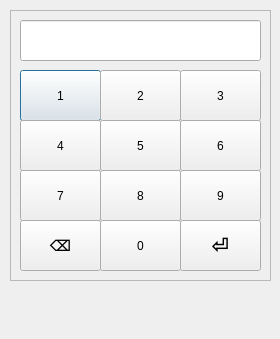
<?xml version="1.0" encoding="UTF-8"?>
<ui version="4.0">
 <class>KeyPad</class>
 <widget class="QDialog" name="KeyPad">
  <property name="geometry">
   <rect>
    <x>0</x>
    <y>0</y>
    <width>280</width>
    <height>339</height>
   </rect>
  </property>
  <property name="windowTitle">
   <string>Dialog</string>
  </property>
  <widget class="QFrame" name="frame">
   <property name="geometry">
    <rect>
     <x>10</x>
     <y>10</y>
     <width>261</width>
     <height>271</height>
    </rect>
   </property>
   <property name="frameShape">
    <enum>QFrame::StyledPanel</enum>
   </property>
   <property name="frameShadow">
    <enum>QFrame::Raised</enum>
   </property>
   <widget class="QPushButton" name="pushButton_01">
    <property name="geometry">
     <rect>
      <x>10</x>
      <y>60</y>
      <width>81</width>
      <height>51</height>
     </rect>
    </property>
    <property name="text">
     <string>1</string>
    </property>
   </widget>
   <widget class="QPushButton" name="pushButton_02">
    <property name="geometry">
     <rect>
      <x>90</x>
      <y>60</y>
      <width>81</width>
      <height>51</height>
     </rect>
    </property>
    <property name="text">
     <string>2</string>
    </property>
   </widget>
   <widget class="QPushButton" name="pushButton_03">
    <property name="geometry">
     <rect>
      <x>170</x>
      <y>60</y>
      <width>81</width>
      <height>51</height>
     </rect>
    </property>
    <property name="text">
     <string>3</string>
    </property>
   </widget>
   <widget class="QPushButton" name="pushButton_04">
    <property name="geometry">
     <rect>
      <x>10</x>
      <y>110</y>
      <width>81</width>
      <height>51</height>
     </rect>
    </property>
    <property name="text">
     <string>4</string>
    </property>
   </widget>
   <widget class="QPushButton" name="pushButton_05">
    <property name="geometry">
     <rect>
      <x>90</x>
      <y>110</y>
      <width>81</width>
      <height>51</height>
     </rect>
    </property>
    <property name="text">
     <string>5</string>
    </property>
   </widget>
   <widget class="QPushButton" name="pushButton_06">
    <property name="geometry">
     <rect>
      <x>170</x>
      <y>110</y>
      <width>81</width>
      <height>51</height>
     </rect>
    </property>
    <property name="text">
     <string>6</string>
    </property>
   </widget>
   <widget class="QPushButton" name="pushButton_07">
    <property name="geometry">
     <rect>
      <x>10</x>
      <y>160</y>
      <width>81</width>
      <height>51</height>
     </rect>
    </property>
    <property name="text">
     <string>7</string>
    </property>
   </widget>
   <widget class="QPushButton" name="pushButton_08">
    <property name="geometry">
     <rect>
      <x>90</x>
      <y>160</y>
      <width>81</width>
      <height>51</height>
     </rect>
    </property>
    <property name="text">
     <string>8</string>
    </property>
   </widget>
   <widget class="QPushButton" name="pushButton_09">
    <property name="geometry">
     <rect>
      <x>170</x>
      <y>160</y>
      <width>81</width>
      <height>51</height>
     </rect>
    </property>
    <property name="text">
     <string>9</string>
    </property>
   </widget>
   <widget class="QPushButton" name="pushButton_Del">
    <property name="geometry">
     <rect>
      <x>10</x>
      <y>210</y>
      <width>81</width>
      <height>51</height>
     </rect>
    </property>
    <property name="font">
     <font>
      <pointsize>11</pointsize>
      <weight>75</weight>
      <bold>true</bold>
     </font>
    </property>
    <property name="text">
     <string>⌫</string>
    </property>
   </widget>
   <widget class="QPushButton" name="pushButton_00">
    <property name="geometry">
     <rect>
      <x>90</x>
      <y>210</y>
      <width>81</width>
      <height>51</height>
     </rect>
    </property>
    <property name="text">
     <string>0</string>
    </property>
   </widget>
   <widget class="QPushButton" name="pushButton_Enter">
    <property name="geometry">
     <rect>
      <x>170</x>
      <y>210</y>
      <width>81</width>
      <height>51</height>
     </rect>
    </property>
    <property name="font">
     <font>
      <pointsize>16</pointsize>
      <weight>75</weight>
      <bold>true</bold>
     </font>
    </property>
    <property name="text">
     <string>⏎</string>
    </property>
   </widget>
   <widget class="QLineEdit" name="display">
    <property name="geometry">
     <rect>
      <x>10</x>
      <y>10</y>
      <width>241</width>
      <height>41</height>
     </rect>
    </property>
    <property name="font">
     <font>
      <pointsize>20</pointsize>
      <weight>75</weight>
      <bold>true</bold>
     </font>
    </property>
   </widget>
  </widget>
 </widget>
 <resources/>
 <connections/>
</ui>
